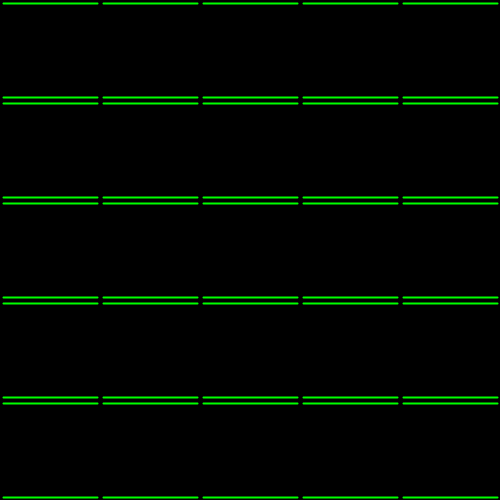
Frame 1 (no input)
Frame 60 (the mouse pressed at the canvas centre just before this capture): identical to frame 1, image omitted
Frame 120 (the mouse held since frame 60 and released just before this capture): identical to frame 1, image omitted

The Processing sketch that drew this single still picture (run headless with seeded random() and noise(); from frame 60 on, the mouse is pressed at the canvas centre):

// Processing sketch: laberintoEnProceso
// ── laberintoEnProceso.pde
int cant = 5;
int tam;
int sep = 3;
boolean [][] arriba = new boolean[cant][cant];
boolean [][] abajo = new boolean[cant][cant];
boolean [][] derecha = new boolean[cant][cant];
boolean [][] izquierda = new boolean[cant][cant];

void setup() {
  size(500, 500);
  tam = width/cant;
  for (int i=0; i<cant; i++) {
    for (int j=0; j<cant; j++) {
      arriba[i][j] = true;
      abajo[i][j] = true;
      derecha[i][j] = true;
      izquierda[i][j] = true;
    }
  }
}
void draw() {
  background(0);
  for (int i=0; i<cant; i++) {
    for (int j=0; j<cant; j++) {
      stroke(0, 255, 0); 
      strokeWeight(2);
      line(i*tam+sep, j*tam+sep, i*tam+tam-sep, j*tam+sep); // linea arriba
      line(i*tam+sep, j*tam+tam-sep, i*tam+tam-sep, j*tam+tam-sep); // linea abajo
    }
  }
}
